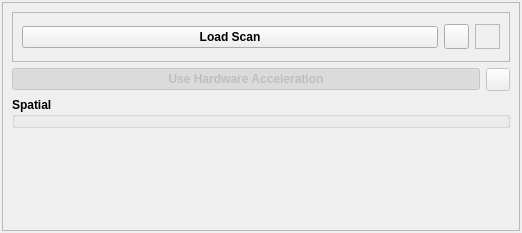
<?xml version="1.0" encoding="UTF-8"?>
<ui version="4.0">
 <class>Form</class>
 <widget class="QWidget" name="Form">
  <property name="geometry">
   <rect>
    <x>0</x>
    <y>0</y>
    <width>522</width>
    <height>233</height>
   </rect>
  </property>
  <property name="focusPolicy">
   <enum>Qt::StrongFocus</enum>
  </property>
  <property name="windowTitle">
   <string>Form</string>
  </property>
  <layout class="QVBoxLayout" name="verticalLayout_3">
   <property name="spacing">
    <number>6</number>
   </property>
   <property name="leftMargin">
    <number>2</number>
   </property>
   <property name="topMargin">
    <number>2</number>
   </property>
   <property name="rightMargin">
    <number>2</number>
   </property>
   <property name="bottomMargin">
    <number>2</number>
   </property>
   <item>
    <widget class="QFrame" name="frame">
     <property name="maximumSize">
      <size>
       <width>650</width>
       <height>16777215</height>
      </size>
     </property>
     <property name="frameShape">
      <enum>QFrame::StyledPanel</enum>
     </property>
     <property name="frameShadow">
      <enum>QFrame::Raised</enum>
     </property>
     <layout class="QVBoxLayout" name="verticalLayout">
      <item>
       <widget class="QFrame" name="loadscan_frame">
        <property name="minimumSize">
         <size>
          <width>0</width>
          <height>50</height>
         </size>
        </property>
        <property name="frameShape">
         <enum>QFrame::StyledPanel</enum>
        </property>
        <property name="frameShadow">
         <enum>QFrame::Sunken</enum>
        </property>
        <layout class="QHBoxLayout" name="horizontalLayout_4">
         <item>
          <widget class="QPushButton" name="loadScanBtn">
           <property name="font">
            <font>
             <weight>75</weight>
             <bold>true</bold>
            </font>
           </property>
           <property name="text">
            <string>Load Scan</string>
           </property>
          </widget>
         </item>
         <item>
          <widget class="QToolButton" name="helpBtn">
           <property name="minimumSize">
            <size>
             <width>25</width>
             <height>25</height>
            </size>
           </property>
           <property name="maximumSize">
            <size>
             <width>25</width>
             <height>25</height>
            </size>
           </property>
           <property name="text">
            <string/>
           </property>
           <property name="icon">
            <iconset resource="../../../../../../icons/icons.qrc">
             <normaloff>:/scan_plugins/helplite.png</normaloff>:/scan_plugins/helplite.png</iconset>
           </property>
           <property name="iconSize">
            <size>
             <width>50</width>
             <height>50</height>
            </size>
           </property>
          </widget>
         </item>
         <item>
          <widget class="QLabel" name="rtclkpic">
           <property name="maximumSize">
            <size>
             <width>25</width>
             <height>25</height>
            </size>
           </property>
           <property name="autoFillBackground">
            <bool>true</bool>
           </property>
           <property name="frameShape">
            <enum>QFrame::StyledPanel</enum>
           </property>
           <property name="text">
            <string/>
           </property>
           <property name="pixmap">
            <pixmap resource="../../../../../../icons/icons.qrc">:/scan_plugins/icons8-mouse-right-click-50.png</pixmap>
           </property>
           <property name="scaledContents">
            <bool>true</bool>
           </property>
           <property name="alignment">
            <set>Qt::AlignRight|Qt::AlignTrailing|Qt::AlignVCenter</set>
           </property>
          </widget>
         </item>
        </layout>
       </widget>
      </item>
      <item>
       <layout class="QHBoxLayout" name="horizontalLayout">
        <item>
         <widget class="QPushButton" name="useE712WavegenBtn">
          <property name="enabled">
           <bool>false</bool>
          </property>
          <property name="font">
           <font>
            <weight>75</weight>
            <bold>true</bold>
           </font>
          </property>
          <property name="toolTip">
           <string>not currently supported</string>
          </property>
          <property name="text">
           <string>Use Hardware Acceleration</string>
          </property>
          <property name="checkable">
           <bool>true</bool>
          </property>
          <property name="checked">
           <bool>true</bool>
          </property>
         </widget>
        </item>
        <item>
         <widget class="QToolButton" name="hdwAccelDetailsBtn">
          <property name="enabled">
           <bool>false</bool>
          </property>
          <property name="toolTip">
           <string>not enabled</string>
          </property>
          <property name="text">
           <string/>
          </property>
          <property name="icon">
           <iconset>
            <normaloff>../../../icons/1318611600_23.ico</normaloff>../../../icons/1318611600_23.ico</iconset>
          </property>
         </widget>
        </item>
       </layout>
      </item>
      <item>
       <widget class="QGroupBox" name="evGrpBox">
        <property name="maximumSize">
         <size>
          <width>16777215</width>
          <height>16777215</height>
         </size>
        </property>
        <property name="font">
         <font>
          <weight>75</weight>
          <bold>true</bold>
         </font>
        </property>
        <property name="title">
         <string>Spatial</string>
        </property>
        <layout class="QVBoxLayout" name="verticalLayout_2">
         <property name="leftMargin">
          <number>2</number>
         </property>
         <property name="topMargin">
          <number>2</number>
         </property>
         <property name="rightMargin">
          <number>2</number>
         </property>
         <property name="bottomMargin">
          <number>2</number>
         </property>
         <item>
          <layout class="QHBoxLayout" name="horizontalLayout_2"/>
         </item>
        </layout>
       </widget>
      </item>
      <item>
       <spacer name="verticalSpacer">
        <property name="orientation">
         <enum>Qt::Vertical</enum>
        </property>
        <property name="sizeHint" stdset="0">
         <size>
          <width>20</width>
          <height>40</height>
         </size>
        </property>
       </spacer>
      </item>
     </layout>
    </widget>
   </item>
  </layout>
 </widget>
 <resources>
  <include location="../../../../../../icons/icons.qrc"/>
 </resources>
 <connections/>
</ui>
